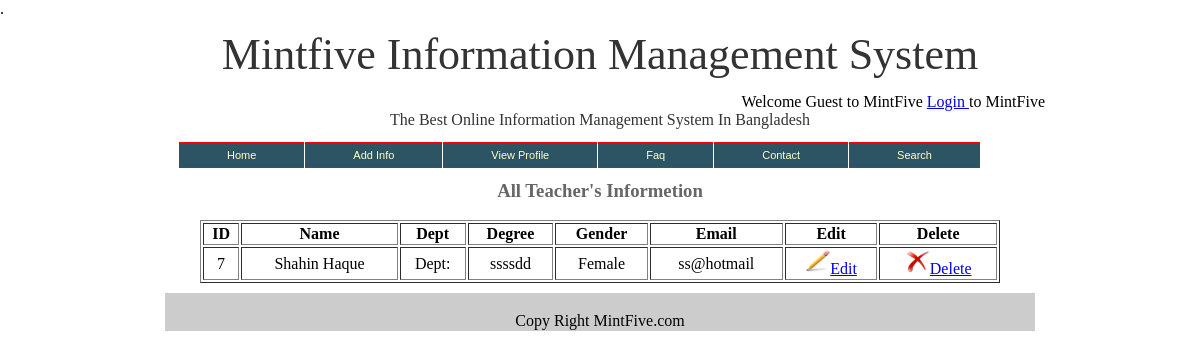
Page /vp_teacher.php on the committed database.
### tables this page shows
CREATE TABLE `teacher_info` (
  `id` int(11) NOT NULL auto_increment,
  `name` varchar(120) NOT NULL,
  `dept` varchar(120) NOT NULL,
  `degree` varchar(120) NOT NULL,
  `gender` varchar(120) NOT NULL,
  `pass` varchar(120) NOT NULL,
  `email` varchar(120) NOT NULL,
  PRIMARY KEY  (`id`)
);

### view/vp_teacher.php (the view, shortened to what this page needs)
<?php
$con = mysql_connect("localhost","mintfive_mims","aiub09");
$sq= "select * from teacher_info";
$result = mysql_query($sq);
if (!mysql_query($sq,$con))
  {
  echo "<h2 align=\"center\"><font color=\"#FF0000\">Something Wrong</font></h1>".mysql_error();
  }
  else
{
echo "<h3 align=\"center\" style=\"color:#666666\"> All Teacher's Informetion </h3>";
}
?>
<table width="800px" align="center" border="1">
<tr bordercolor="#0099FF">
	<th>ID</th>
	<th>Name</th>
	<th>Dept</th>
	<th>Degree</th>
	<th>Gender</th>
	<th>Email</th>
	<th>Edit</th>
	<th>Delete</th>
	</tr>
<?php
while($row = mysql_fetch_row($result))
{
	echo "<tr>";
	echo "<td align=\"center\">".$row[0]."</td>";
	echo "<td align=\"center\">".$row[1]."</td>";
	echo "<td align=\"center\">".$row[2]."</td>";
	echo "<td align=\"center\">".$row[3]."</td>";
	echo "<td align=\"center\">".$row[4]."</td>";
	echo "<td align=\"center\">".$row[6]."</td>";
	echo "<td align=\"center\"><img src=\"image/edit.png\" alt=\"Edit pic\" width=\"25\" height=\"25\" /><a href='edit_teacherinfo.php?user_id=$row[0]&name=$row[1]&dept=$row[2]&email=$row[6]&gender=$row[4]&degree=$row[3]&pass=$row[5]'>Edit			</a></td>";
	echo "<td align=\"center\"><img src=\"image/DeleteRed.png\" alt=\"Delete pic\" width=\"25\" height=\"25\" /><a href='./action/delete_teacher.php?delete=$row[0]'>Delete</a></td>";
	echo "</tr>";
}
?>
</table>

### css/first_pag.css (style rules this page uses)
body,html,text { margin:0; padding:0; width:100%; }

### rows in the picture
teacher_info: id "7", name "Shahin Haque", dept "Dept:", degree "ssssdd", gender "Female", email "ss@hotmail"
